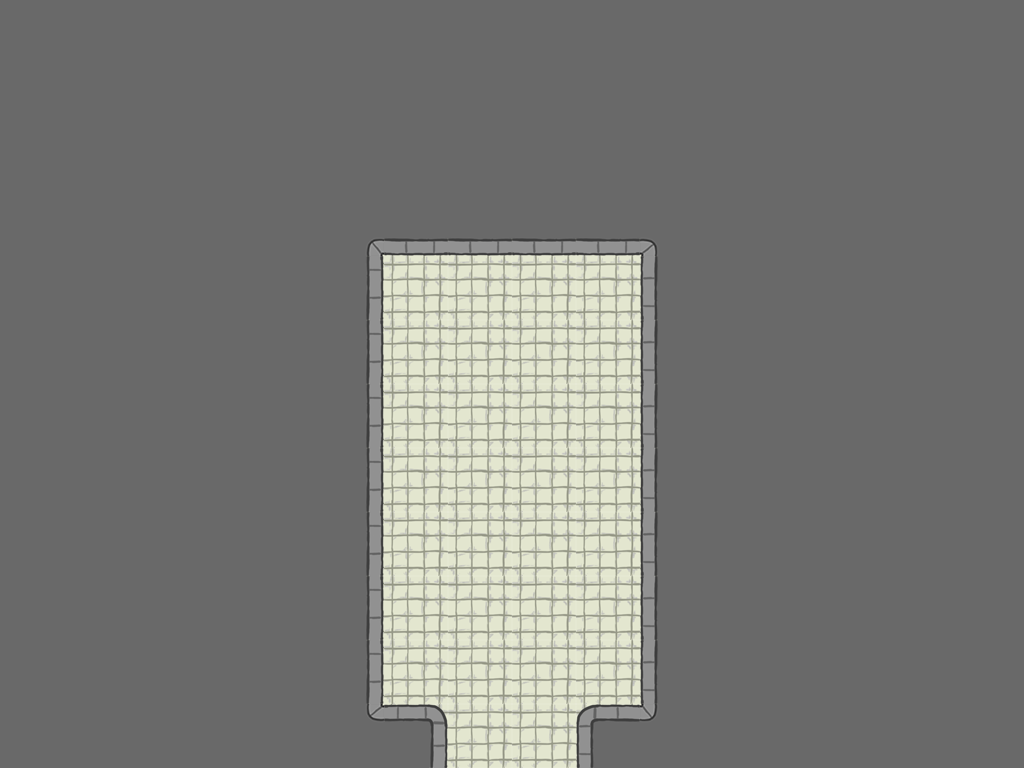

Below is a game level as drawn by its tile map, then a one-line description and the .tmx file that defines it, in full:
An orthogonal 16x12 tile map with 64x64 px tiles, 1 tile layer (Tiles) and 2 objects (Door, Controls).

<map version="1.0" orientation="orthogonal" width="16" height="12" tilewidth="64" tileheight="64">
 <tileset firstgid="1" name="tileset" tilewidth="64" tileheight="64">
  <image source="../TileSets/tileset.png" width="384" height="192" />
  <tile id="0">
   <properties>
    <property name="walkCost" value="100" />
   </properties>
  </tile>
  <tile id="1">
   <properties>
    <property name="walkCost" value="100" />
   </properties>
  </tile>
  <tile id="6">
   <properties>
    <property name="walkCost" value="100" />
   </properties>
  </tile>
 </tileset>
 <layer name="Tiles" width="16" height="12">
  <data>
   <tile gid="8" />
   <tile gid="8" />
   <tile gid="8" />
   <tile gid="8" />
   <tile gid="8" />
   <tile gid="8" />
   <tile gid="8" />
   <tile gid="8" />
   <tile gid="8" />
   <tile gid="8" />
   <tile gid="8" />
   <tile gid="8" />
   <tile gid="8" />
   <tile gid="8" />
   <tile gid="8" />
   <tile gid="8" />
   <tile gid="8" />
   <tile gid="8" />
   <tile gid="8" />
   <tile gid="8" />
   <tile gid="8" />
   <tile gid="8" />
   <tile gid="8" />
   <tile gid="8" />
   <tile gid="8" />
   <tile gid="8" />
   <tile gid="8" />
   <tile gid="8" />
   <tile gid="8" />
   <tile gid="8" />
   <tile gid="8" />
   <tile gid="8" />
   <tile gid="8" />
   <tile gid="8" />
   <tile gid="8" />
   <tile gid="8" />
   <tile gid="8" />
   <tile gid="8" />
   <tile gid="8" />
   <tile gid="8" />
   <tile gid="8" />
   <tile gid="8" />
   <tile gid="8" />
   <tile gid="8" />
   <tile gid="8" />
   <tile gid="8" />
   <tile gid="8" />
   <tile gid="8" />
   <tile gid="8" />
   <tile gid="8" />
   <tile gid="8" />
   <tile gid="8" />
   <tile gid="8" />
   <tile gid="17" />
   <tile gid="4" />
   <tile gid="4" />
   <tile gid="4" />
   <tile gid="4" />
   <tile gid="16" />
   <tile gid="8" />
   <tile gid="8" />
   <tile gid="8" />
   <tile gid="8" />
   <tile gid="8" />
   <tile gid="8" />
   <tile gid="8" />
   <tile gid="8" />
   <tile gid="8" />
   <tile gid="8" />
   <tile gid="5" />
   <tile gid="1" />
   <tile gid="1" />
   <tile gid="1" />
   <tile gid="1" />
   <tile gid="6" />
   <tile gid="8" />
   <tile gid="8" />
   <tile gid="8" />
   <tile gid="8" />
   <tile gid="8" />
   <tile gid="8" />
   <tile gid="8" />
   <tile gid="8" />
   <tile gid="8" />
   <tile gid="8" />
   <tile gid="5" />
   <tile gid="1" />
   <tile gid="1" />
   <tile gid="1" />
   <tile gid="1" />
   <tile gid="6" />
   <tile gid="8" />
   <tile gid="8" />
   <tile gid="8" />
   <tile gid="8" />
   <tile gid="8" />
   <tile gid="8" />
   <tile gid="8" />
   <tile gid="8" />
   <tile gid="8" />
   <tile gid="8" />
   <tile gid="5" />
   <tile gid="1" />
   <tile gid="1" />
   <tile gid="1" />
   <tile gid="1" />
   <tile gid="6" />
   <tile gid="8" />
   <tile gid="8" />
   <tile gid="8" />
   <tile gid="8" />
   <tile gid="8" />
   <tile gid="8" />
   <tile gid="8" />
   <tile gid="8" />
   <tile gid="8" />
   <tile gid="8" />
   <tile gid="5" />
   <tile gid="1" />
   <tile gid="1" />
   <tile gid="1" />
   <tile gid="1" />
   <tile gid="6" />
   <tile gid="8" />
   <tile gid="8" />
   <tile gid="8" />
   <tile gid="8" />
   <tile gid="8" />
   <tile gid="8" />
   <tile gid="8" />
   <tile gid="8" />
   <tile gid="8" />
   <tile gid="8" />
   <tile gid="5" />
   <tile gid="1" />
   <tile gid="1" />
   <tile gid="1" />
   <tile gid="1" />
   <tile gid="6" />
   <tile gid="8" />
   <tile gid="8" />
   <tile gid="8" />
   <tile gid="8" />
   <tile gid="8" />
   <tile gid="8" />
   <tile gid="8" />
   <tile gid="8" />
   <tile gid="8" />
   <tile gid="8" />
   <tile gid="5" />
   <tile gid="1" />
   <tile gid="1" />
   <tile gid="1" />
   <tile gid="1" />
   <tile gid="6" />
   <tile gid="8" />
   <tile gid="8" />
   <tile gid="8" />
   <tile gid="8" />
   <tile gid="8" />
   <tile gid="8" />
   <tile gid="8" />
   <tile gid="8" />
   <tile gid="8" />
   <tile gid="8" />
   <tile gid="5" />
   <tile gid="1" />
   <tile gid="1" />
   <tile gid="1" />
   <tile gid="1" />
   <tile gid="6" />
   <tile gid="8" />
   <tile gid="8" />
   <tile gid="8" />
   <tile gid="8" />
   <tile gid="8" />
   <tile gid="8" />
   <tile gid="8" />
   <tile gid="8" />
   <tile gid="8" />
   <tile gid="8" />
   <tile gid="18" />
   <tile gid="12" />
   <tile gid="1" />
   <tile gid="1" />
   <tile gid="10" />
   <tile gid="15" />
   <tile gid="8" />
   <tile gid="8" />
   <tile gid="8" />
   <tile gid="8" />
   <tile gid="8" />
  </data>
 </layer>
 <objectgroup name="Objects" width="16" height="12">
  <object name="DoorYellow" type="Door" x="481" y="701" width="64" height="64">
   <properties>
    <property name="direction" value="down" />
    <property name="locked" value="0" />
   </properties>
  </object>
  <object name="Controls" type="Controls" x="387" y="319" width="256" height="64">
   <properties>
    <property name="angle" value="0" />
   </properties>
  </object>
 </objectgroup>
</map>